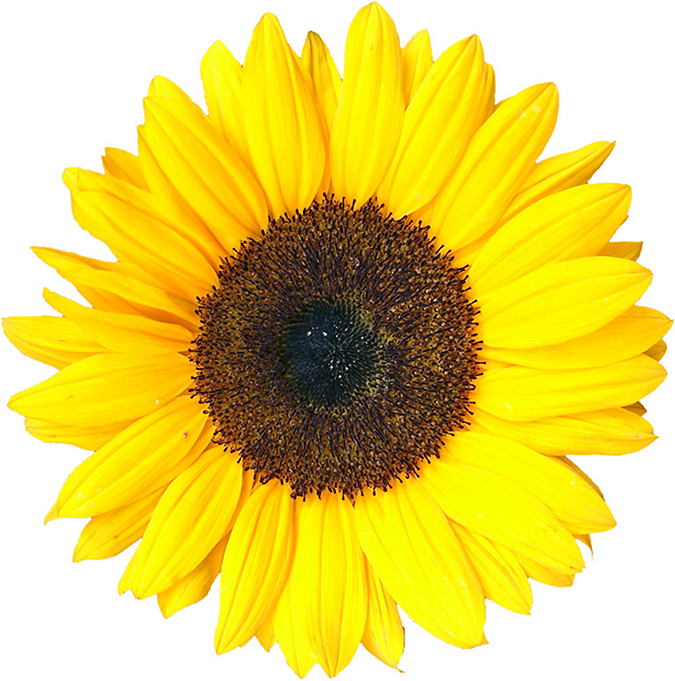
%> input picture Projeto_11/sunflower.tif, 675 x 681 px
$ octave Projeto_11.m   (GNU Octave 9; MATLAB toolbox functions it lacks are replaced by stand-ins)
%> lines starting %> are read from the running program, lines starting %| are printed output that depends on the picture
### Projeto_11/colorSpaceConv.m
function [g]=colorSpaceConv(f, method)

switch method
    case "rgb2cmy"
        f=double(f)/255;
        g=uint8((1-f)*255);
    case "cmy2rgb"
        f=double(f)/255;
        g=uint8((1-f)*255);
    case "rgb2cmyk"
        f=double(f)/255;
        cmy=uint8((1-f)*255);
        cmy=double(cmy)/255;
        K = min(min(cmy(:,:,1),cmy(:,:,2)),cmy(:,:,3));
        C = (cmy(:,:,1) - K)./(1-K);
        M = (cmy(:,:,2) - K)./(1-K);
        Y = (cmy(:,:,3) - K)./(1-K);
        aux(:,:,1) = C;
        aux(:,:,2) = M;
        aux(:,:,3) = Y;
        aux(:,:,4) = K;
        g = uint8(aux*255);
    case "cmyk2rgb"
        f=double(f)/255;
        C = (f(:,:,1).*(1-f(:,:,4)))+ f(:,:,4);
        M = (f(:,:,2).*(1-f(:,:,4)))+ f(:,:,4);
        Y = (f(:,:,3).*(1-f(:,:,4)))+ f(:,:,4);
        aux(:,:,1) = C;
        aux(:,:,2) = M;
        aux(:,:,3) = Y;
        g = uint8((1-aux)*255);
    otherwise
        disp('metodo invalido');
end
end

### Projeto_11/Projeto_11.m
clc;
clear all;

f = imread('sunflower.tif'); % Imagem original
%> f is the input picture: size 681x675x3 uint8; mean R, G, B 228.8, 209.3, 92.4

cmy=colorSpaceConv(f,"rgb2cmy"); % Transforma玢o de RGB para CMY
%> in colorSpaceConv, `g=uint8((1-f)*255);`:
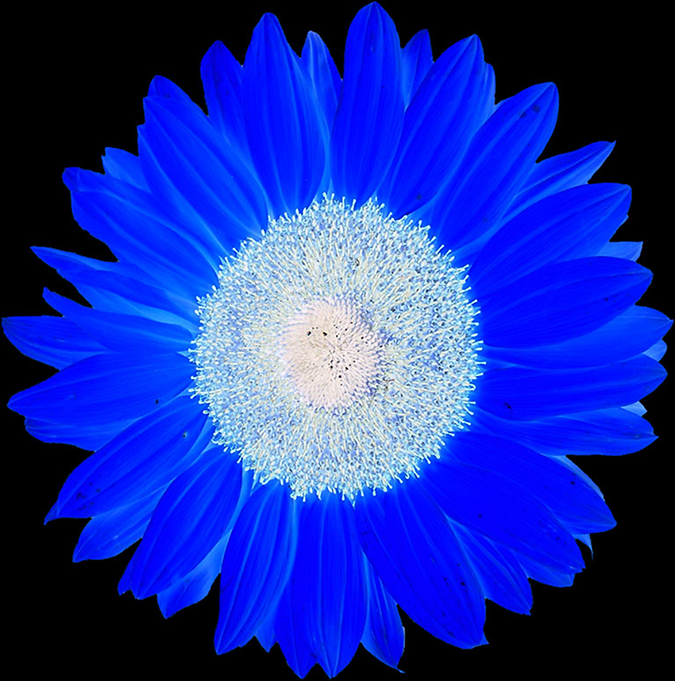
%> g: size 681x675x3 uint8; mean R, G, B 26.2, 45.7, 162.6
imwrite(cmy ,'rgb2cmy_sun.tif','tif');

rgb1=colorSpaceConv(cmy,"cmy2rgb"); % Transforma玢o de CMY para RGB
imwrite(rgb1 ,'cmy2rgb_sun.tif','tif');

cmyk=colorSpaceConv(rgb1,"rgb2cmyk"); % Transforma玢o de RGB para CMYK
%> call 3 of colorSpaceConv, with method = 'rgb2cmyk'
%> in colorSpaceConv (call 3), `K = min(min(cmy(:,:,1),cmy(:,:,2)),cmy(:,:,3));`:
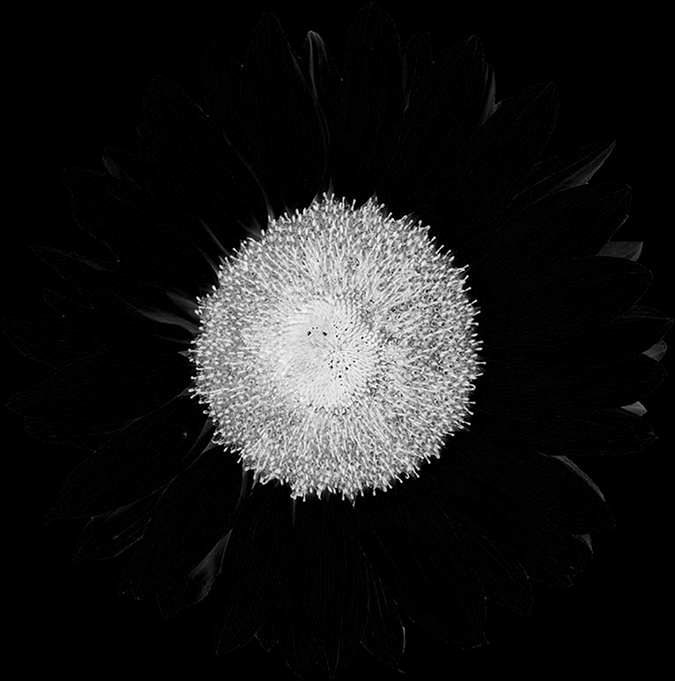
%> K: size 681x675 double; min 0, max 1, mean 0.101
%> in colorSpaceConv (call 3), `C = (cmy(:,:,1) - K)./(1-K);`:
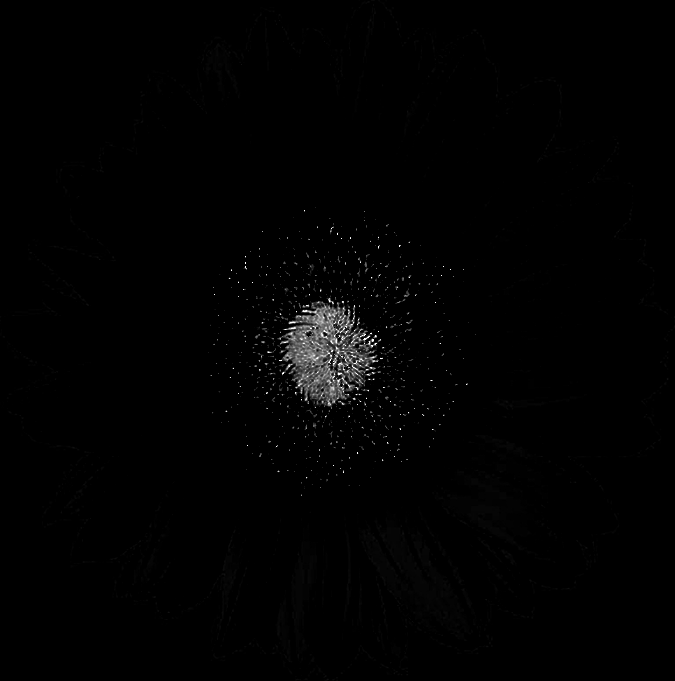
%> C: size 681x675 double; 0.03% of the values are NaN or infinite; the others: min 0, max 1, mean 0.00786; drawn with min black, max white, NaN and infinite black
%> in colorSpaceConv (call 3), `M = (cmy(:,:,2) - K)./(1-K);`:
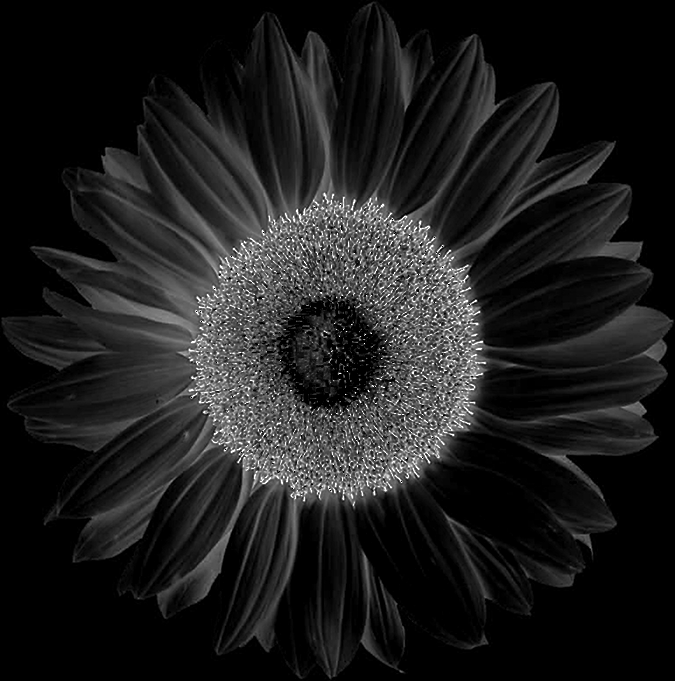
%> M: size 681x675 double; 0.03% of the values are NaN or infinite; the others: min 0, max 1, mean 0.115; drawn with min black, max white, NaN and infinite black
%> in colorSpaceConv (call 3), `aux(:,:,3) = Y;`: aux: size 681x675x3 double; 0.03% of the values are NaN or infinite; the others: min 0, max 1, mean 0.239
%> in colorSpaceConv (call 3), `aux(:,:,4) = K;`: aux: size 681x675x4 double; 0.02% of the values are NaN or infinite; the others: min 0, max 1, mean 0.204
%> in colorSpaceConv (call 3), `g = uint8(aux*255);`:
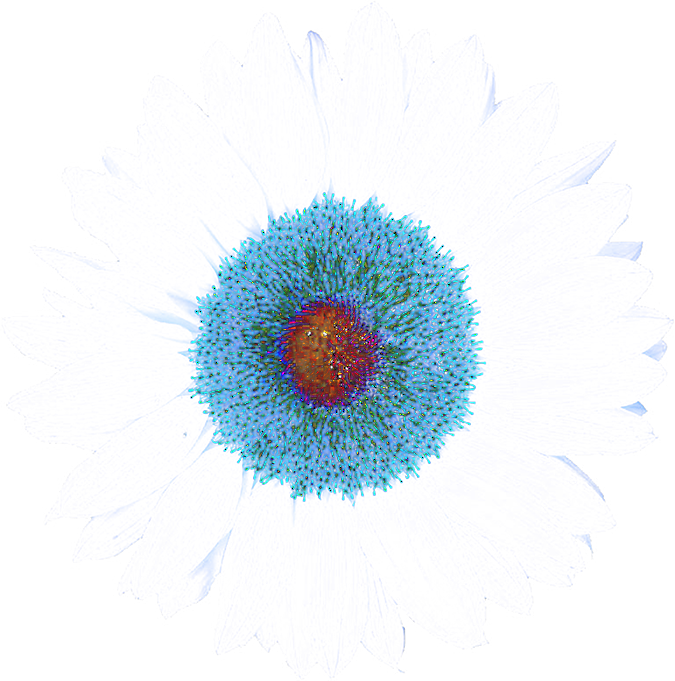
%> g: size 681x675x4 uint8; mean R, G, B, A 2, 29.4, 151.4, 25.7; transparent parts drawn white
imwrite(cmyk ,'rgb2cmyk_sun.tif','tif');

rgb2 = colorSpaceConv(cmyk,"cmyk2rgb"); % Transforma玢o de CMYK para RGB
%> call 4 of colorSpaceConv, with method = 'cmyk2rgb'
%> in colorSpaceConv (call 4), `M = (f(:,:,2).*(1-f(:,:,4)))+ f(:,:,4);`:
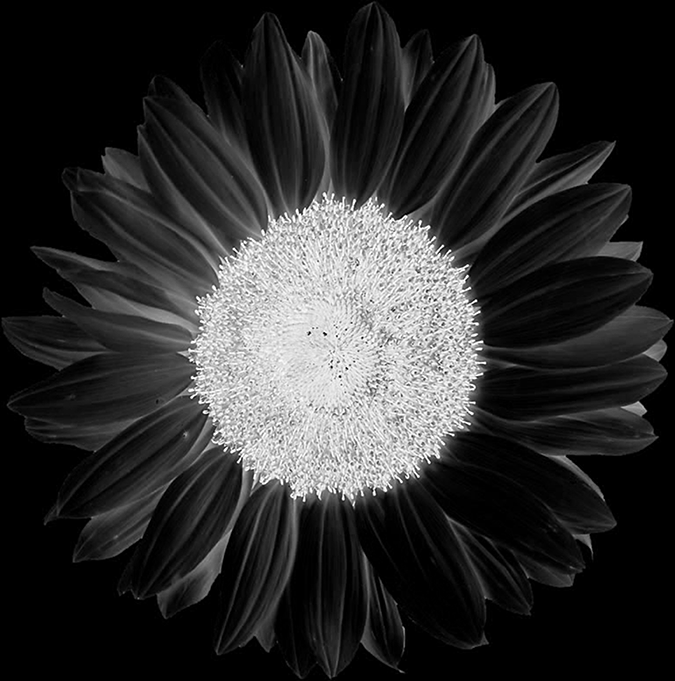
%> M: size 681x675 double; min 0, max 1, mean 0.179
%> in colorSpaceConv (call 4), `Y = (f(:,:,3).*(1-f(:,:,4)))+ f(:,:,4);`:
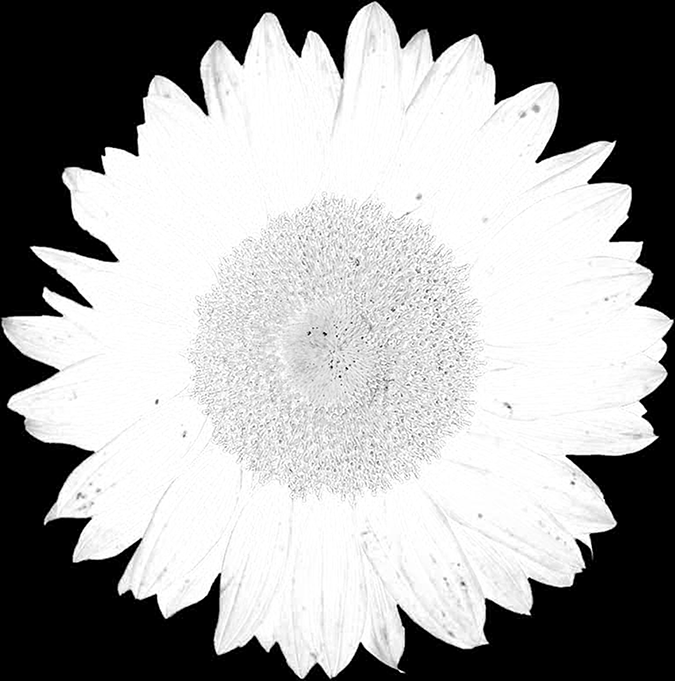
%> Y: size 681x675 double; min 0, max 1, mean 0.638
imwrite(rgb2 ,'cmyk2rgb_sun.tif','tif');
